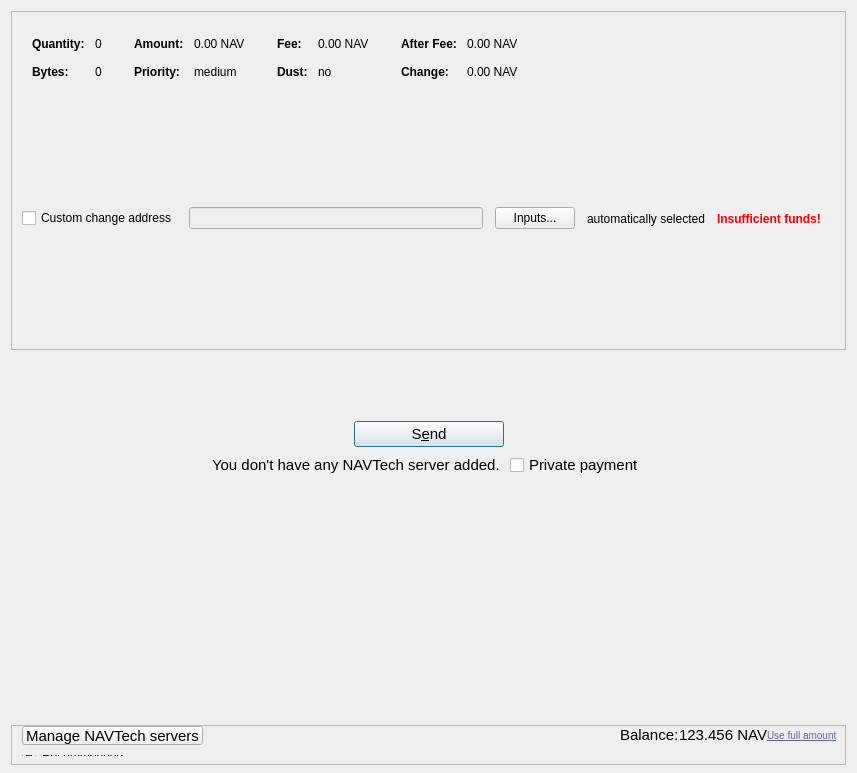
<?xml version="1.0" encoding="UTF-8"?>
<ui version="4.0">
 <class>SendCoinsDialog</class>
 <widget class="QDialog" name="SendCoinsDialog">
  <property name="geometry">
   <rect>
    <x>0</x>
    <y>0</y>
    <width>857</width>
    <height>773</height>
   </rect>
  </property>
  <property name="windowTitle">
   <string>Send Coins</string>
  </property>
  <property name="styleSheet">
   <string notr="true"/>
  </property>
  <layout class="QVBoxLayout" name="verticalLayout" stretch="0,0,0,0">
   <property name="bottomMargin">
    <number>8</number>
   </property>
   <item>
    <widget class="QFrame" name="frameCoinControl">
     <property name="sizePolicy">
      <sizepolicy hsizetype="Expanding" vsizetype="Expanding">
       <horstretch>0</horstretch>
       <verstretch>0</verstretch>
      </sizepolicy>
     </property>
     <property name="maximumSize">
      <size>
       <width>16777215</width>
       <height>16777215</height>
      </size>
     </property>
     <property name="frameShape">
      <enum>QFrame::StyledPanel</enum>
     </property>
     <property name="frameShadow">
      <enum>QFrame::Sunken</enum>
     </property>
     <layout class="QVBoxLayout" name="verticalLayoutCoinControl2">
      <property name="spacing">
       <number>0</number>
      </property>
      <property name="leftMargin">
       <number>0</number>
      </property>
      <property name="topMargin">
       <number>0</number>
      </property>
      <property name="rightMargin">
       <number>0</number>
      </property>
      <property name="bottomMargin">
       <number>6</number>
      </property>
      <item>
       <layout class="QVBoxLayout" name="verticalLayoutCoinControl" stretch="0,0,0">
        <property name="spacing">
         <number>0</number>
        </property>
        <property name="leftMargin">
         <number>10</number>
        </property>
        <property name="topMargin">
         <number>10</number>
        </property>
        <item>
         <layout class="QHBoxLayout" name="horizontalLayoutCoinControl2" stretch="0">
          <property name="spacing">
           <number>8</number>
          </property>
          <property name="bottomMargin">
           <number>10</number>
          </property>
          <item>
           <spacer name="horizontalSpacerCoinControl">
            <property name="orientation">
             <enum>Qt::Horizontal</enum>
            </property>
            <property name="sizeHint" stdset="0">
             <size>
              <width>40</width>
              <height>1</height>
             </size>
            </property>
           </spacer>
          </item>
         </layout>
        </item>
        <item>
         <widget class="QWidget" name="widgetCoinControl" native="true">
          <property name="sizePolicy">
           <sizepolicy hsizetype="Preferred" vsizetype="Preferred">
            <horstretch>0</horstretch>
            <verstretch>0</verstretch>
           </sizepolicy>
          </property>
          <property name="minimumSize">
           <size>
            <width>0</width>
            <height>0</height>
           </size>
          </property>
          <property name="styleSheet">
           <string notr="true"/>
          </property>
          <layout class="QHBoxLayout" name="horizontalLayoutCoinControl5">
           <property name="leftMargin">
            <number>0</number>
           </property>
           <property name="topMargin">
            <number>0</number>
           </property>
           <property name="rightMargin">
            <number>0</number>
           </property>
           <property name="bottomMargin">
            <number>0</number>
           </property>
           <item>
            <layout class="QHBoxLayout" name="horizontalLayoutCoinControl3" stretch="0,0,0,1">
             <property name="spacing">
              <number>20</number>
             </property>
             <property name="topMargin">
              <number>0</number>
             </property>
             <property name="bottomMargin">
              <number>10</number>
             </property>
             <item>
              <layout class="QFormLayout" name="formLayoutCoinControl1">
               <property name="horizontalSpacing">
                <number>10</number>
               </property>
               <property name="verticalSpacing">
                <number>14</number>
               </property>
               <property name="leftMargin">
                <number>10</number>
               </property>
               <property name="topMargin">
                <number>4</number>
               </property>
               <property name="rightMargin">
                <number>6</number>
               </property>
               <item row="0" column="0">
                <widget class="QLabel" name="labelCoinControlQuantityText">
                 <property name="font">
                  <font>
                   <weight>75</weight>
                   <bold>true</bold>
                  </font>
                 </property>
                 <property name="text">
                  <string>Quantity:</string>
                 </property>
                 <property name="margin">
                  <number>0</number>
                 </property>
                </widget>
               </item>
               <item row="0" column="1">
                <widget class="QLabel" name="labelCoinControlQuantity">
                 <property name="cursor">
                  <cursorShape>IBeamCursor</cursorShape>
                 </property>
                 <property name="contextMenuPolicy">
                  <enum>Qt::ActionsContextMenu</enum>
                 </property>
                 <property name="text">
                  <string notr="true">0</string>
                 </property>
                 <property name="margin">
                  <number>0</number>
                 </property>
                 <property name="textInteractionFlags">
                  <set>Qt::LinksAccessibleByMouse|Qt::TextSelectableByKeyboard|Qt::TextSelectableByMouse</set>
                 </property>
                </widget>
               </item>
               <item row="1" column="0">
                <widget class="QLabel" name="labelCoinControlBytesText">
                 <property name="font">
                  <font>
                   <weight>75</weight>
                   <bold>true</bold>
                  </font>
                 </property>
                 <property name="text">
                  <string>Bytes:</string>
                 </property>
                </widget>
               </item>
               <item row="1" column="1">
                <widget class="QLabel" name="labelCoinControlBytes">
                 <property name="cursor">
                  <cursorShape>IBeamCursor</cursorShape>
                 </property>
                 <property name="contextMenuPolicy">
                  <enum>Qt::ActionsContextMenu</enum>
                 </property>
                 <property name="text">
                  <string notr="true">0</string>
                 </property>
                 <property name="textInteractionFlags">
                  <set>Qt::LinksAccessibleByMouse|Qt::TextSelectableByKeyboard|Qt::TextSelectableByMouse</set>
                 </property>
                </widget>
               </item>
              </layout>
             </item>
             <item>
              <layout class="QFormLayout" name="formLayoutCoinControl2">
               <property name="horizontalSpacing">
                <number>10</number>
               </property>
               <property name="verticalSpacing">
                <number>14</number>
               </property>
               <property name="leftMargin">
                <number>6</number>
               </property>
               <property name="topMargin">
                <number>4</number>
               </property>
               <property name="rightMargin">
                <number>6</number>
               </property>
               <item row="0" column="0">
                <widget class="QLabel" name="labelCoinControlAmountText">
                 <property name="font">
                  <font>
                   <weight>75</weight>
                   <bold>true</bold>
                  </font>
                 </property>
                 <property name="text">
                  <string>Amount:</string>
                 </property>
                 <property name="margin">
                  <number>0</number>
                 </property>
                </widget>
               </item>
               <item row="0" column="1">
                <widget class="QLabel" name="labelCoinControlAmount">
                 <property name="cursor">
                  <cursorShape>IBeamCursor</cursorShape>
                 </property>
                 <property name="contextMenuPolicy">
                  <enum>Qt::ActionsContextMenu</enum>
                 </property>
                 <property name="text">
                  <string notr="true">0.00 NAV</string>
                 </property>
                 <property name="textInteractionFlags">
                  <set>Qt::LinksAccessibleByMouse|Qt::TextSelectableByKeyboard|Qt::TextSelectableByMouse</set>
                 </property>
                </widget>
               </item>
               <item row="1" column="0">
                <widget class="QLabel" name="labelCoinControlPriorityText">
                 <property name="font">
                  <font>
                   <weight>75</weight>
                   <bold>true</bold>
                  </font>
                 </property>
                 <property name="text">
                  <string>Priority:</string>
                 </property>
                </widget>
               </item>
               <item row="1" column="1">
                <widget class="QLabel" name="labelCoinControlPriority">
                 <property name="cursor">
                  <cursorShape>IBeamCursor</cursorShape>
                 </property>
                 <property name="contextMenuPolicy">
                  <enum>Qt::ActionsContextMenu</enum>
                 </property>
                 <property name="text">
                  <string notr="true">medium</string>
                 </property>
                 <property name="textInteractionFlags">
                  <set>Qt::LinksAccessibleByMouse|Qt::TextSelectableByKeyboard|Qt::TextSelectableByMouse</set>
                 </property>
                </widget>
               </item>
              </layout>
             </item>
             <item>
              <layout class="QFormLayout" name="formLayoutCoinControl3">
               <property name="horizontalSpacing">
                <number>10</number>
               </property>
               <property name="verticalSpacing">
                <number>14</number>
               </property>
               <property name="leftMargin">
                <number>6</number>
               </property>
               <property name="topMargin">
                <number>4</number>
               </property>
               <property name="rightMargin">
                <number>6</number>
               </property>
               <item row="0" column="0">
                <widget class="QLabel" name="labelCoinControlFeeText">
                 <property name="font">
                  <font>
                   <weight>75</weight>
                   <bold>true</bold>
                  </font>
                 </property>
                 <property name="text">
                  <string>Fee:</string>
                 </property>
                 <property name="margin">
                  <number>0</number>
                 </property>
                </widget>
               </item>
               <item row="0" column="1">
                <widget class="QLabel" name="labelCoinControlFee">
                 <property name="cursor">
                  <cursorShape>IBeamCursor</cursorShape>
                 </property>
                 <property name="contextMenuPolicy">
                  <enum>Qt::ActionsContextMenu</enum>
                 </property>
                 <property name="text">
                  <string notr="true">0.00 NAV</string>
                 </property>
                 <property name="textInteractionFlags">
                  <set>Qt::LinksAccessibleByMouse|Qt::TextSelectableByKeyboard|Qt::TextSelectableByMouse</set>
                 </property>
                </widget>
               </item>
               <item row="1" column="0">
                <widget class="QLabel" name="labelCoinControlLowOutputText">
                 <property name="font">
                  <font>
                   <weight>75</weight>
                   <bold>true</bold>
                  </font>
                 </property>
                 <property name="text">
                  <string>Dust:</string>
                 </property>
                </widget>
               </item>
               <item row="1" column="1">
                <widget class="QLabel" name="labelCoinControlLowOutput">
                 <property name="cursor">
                  <cursorShape>IBeamCursor</cursorShape>
                 </property>
                 <property name="contextMenuPolicy">
                  <enum>Qt::ActionsContextMenu</enum>
                 </property>
                 <property name="text">
                  <string notr="true">no</string>
                 </property>
                 <property name="textInteractionFlags">
                  <set>Qt::LinksAccessibleByMouse|Qt::TextSelectableByKeyboard|Qt::TextSelectableByMouse</set>
                 </property>
                </widget>
               </item>
              </layout>
             </item>
             <item>
              <layout class="QFormLayout" name="formLayoutCoinControl4">
               <property name="horizontalSpacing">
                <number>10</number>
               </property>
               <property name="verticalSpacing">
                <number>14</number>
               </property>
               <property name="leftMargin">
                <number>6</number>
               </property>
               <property name="topMargin">
                <number>4</number>
               </property>
               <property name="rightMargin">
                <number>6</number>
               </property>
               <item row="0" column="0">
                <widget class="QLabel" name="labelCoinControlAfterFeeText">
                 <property name="font">
                  <font>
                   <weight>75</weight>
                   <bold>true</bold>
                  </font>
                 </property>
                 <property name="text">
                  <string>After Fee:</string>
                 </property>
                 <property name="margin">
                  <number>0</number>
                 </property>
                </widget>
               </item>
               <item row="0" column="1">
                <widget class="QLabel" name="labelCoinControlAfterFee">
                 <property name="cursor">
                  <cursorShape>IBeamCursor</cursorShape>
                 </property>
                 <property name="contextMenuPolicy">
                  <enum>Qt::ActionsContextMenu</enum>
                 </property>
                 <property name="text">
                  <string notr="true">0.00 NAV</string>
                 </property>
                 <property name="textInteractionFlags">
                  <set>Qt::LinksAccessibleByMouse|Qt::TextSelectableByKeyboard|Qt::TextSelectableByMouse</set>
                 </property>
                </widget>
               </item>
               <item row="1" column="0">
                <widget class="QLabel" name="labelCoinControlChangeText">
                 <property name="font">
                  <font>
                   <weight>75</weight>
                   <bold>true</bold>
                  </font>
                 </property>
                 <property name="text">
                  <string>Change:</string>
                 </property>
                </widget>
               </item>
               <item row="1" column="1">
                <widget class="QLabel" name="labelCoinControlChange">
                 <property name="cursor">
                  <cursorShape>IBeamCursor</cursorShape>
                 </property>
                 <property name="contextMenuPolicy">
                  <enum>Qt::ActionsContextMenu</enum>
                 </property>
                 <property name="text">
                  <string notr="true">0.00 NAV</string>
                 </property>
                 <property name="textInteractionFlags">
                  <set>Qt::LinksAccessibleByMouse|Qt::TextSelectableByKeyboard|Qt::TextSelectableByMouse</set>
                 </property>
                </widget>
               </item>
              </layout>
             </item>
            </layout>
           </item>
          </layout>
         </widget>
        </item>
        <item>
         <layout class="QHBoxLayout" name="horizontalLayoutCoinControl4" stretch="0,0,0,0,0,0">
          <property name="spacing">
           <number>12</number>
          </property>
          <property name="sizeConstraint">
           <enum>QLayout::SetDefaultConstraint</enum>
          </property>
          <property name="topMargin">
           <number>5</number>
          </property>
          <property name="rightMargin">
           <number>5</number>
          </property>
          <item>
           <widget class="QCheckBox" name="checkBoxCoinControlChange">
            <property name="toolTip">
             <string>If this is activated, but the change address is empty or invalid, change will be sent to a newly generated address.</string>
            </property>
            <property name="text">
             <string>Custom change address</string>
            </property>
           </widget>
          </item>
          <item>
           <widget class="QValidatedLineEdit" name="lineEditCoinControlChange">
            <property name="enabled">
             <bool>false</bool>
            </property>
            <property name="sizePolicy">
             <sizepolicy hsizetype="Expanding" vsizetype="Fixed">
              <horstretch>0</horstretch>
              <verstretch>0</verstretch>
             </sizepolicy>
            </property>
           </widget>
          </item>
          <item>
           <widget class="QPushButton" name="pushButtonCoinControl">
            <property name="styleSheet">
             <string notr="true"/>
            </property>
            <property name="text">
             <string>Inputs...</string>
            </property>
            <property name="autoDefault">
             <bool>false</bool>
            </property>
           </widget>
          </item>
          <item>
           <widget class="QLabel" name="labelCoinControlAutomaticallySelected">
            <property name="text">
             <string>automatically selected</string>
            </property>
            <property name="margin">
             <number>5</number>
            </property>
           </widget>
          </item>
          <item>
           <widget class="QLabel" name="labelCoinControlInsuffFunds">
            <property name="font">
             <font>
              <weight>75</weight>
              <bold>true</bold>
             </font>
            </property>
            <property name="styleSheet">
             <string notr="true">color:red;font-weight:bold;</string>
            </property>
            <property name="text">
             <string>Insufficient funds!</string>
            </property>
            <property name="margin">
             <number>5</number>
            </property>
           </widget>
          </item>
          <item>
           <widget class="QLabel" name="labelCoinControlChangeLabel">
            <property name="sizePolicy">
             <sizepolicy hsizetype="Preferred" vsizetype="Expanding">
              <horstretch>0</horstretch>
              <verstretch>0</verstretch>
             </sizepolicy>
            </property>
            <property name="minimumSize">
             <size>
              <width>0</width>
              <height>0</height>
             </size>
            </property>
            <property name="text">
             <string/>
            </property>
            <property name="margin">
             <number>3</number>
            </property>
           </widget>
          </item>
         </layout>
        </item>
       </layout>
      </item>
     </layout>
    </widget>
   </item>
   <item>
    <spacer name="verticalSpacer">
     <property name="orientation">
      <enum>Qt::Vertical</enum>
     </property>
     <property name="sizeType">
      <enum>QSizePolicy::Minimum</enum>
     </property>
     <property name="sizeHint" stdset="0">
      <size>
       <width>20</width>
       <height>25</height>
      </size>
     </property>
    </spacer>
   </item>
   <item>
    <layout class="QVBoxLayout" name="verticalLayout_6">
     <item>
      <layout class="QHBoxLayout" name="horizontalLayout_10">
       <item>
        <spacer name="horizontalSpacer_12">
         <property name="orientation">
          <enum>Qt::Horizontal</enum>
         </property>
         <property name="sizeType">
          <enum>QSizePolicy::Maximum</enum>
         </property>
         <property name="sizeHint" stdset="0">
          <size>
           <width>60</width>
           <height>20</height>
          </size>
         </property>
        </spacer>
       </item>
       <item>
        <layout class="QVBoxLayout" name="entries">
         <property name="spacing">
          <number>6</number>
         </property>
        </layout>
       </item>
       <item>
        <spacer name="horizontalSpacer_13">
         <property name="orientation">
          <enum>Qt::Horizontal</enum>
         </property>
         <property name="sizeType">
          <enum>QSizePolicy::Maximum</enum>
         </property>
         <property name="sizeHint" stdset="0">
          <size>
           <width>60</width>
           <height>20</height>
          </size>
         </property>
        </spacer>
       </item>
      </layout>
     </item>
     <item>
      <layout class="QHBoxLayout" name="horizontalLayout_2">
       <property name="spacing">
        <number>3</number>
       </property>
       <item>
        <spacer name="horizontalSpacer">
         <property name="orientation">
          <enum>Qt::Horizontal</enum>
         </property>
         <property name="sizeHint" stdset="0">
          <size>
           <width>40</width>
           <height>20</height>
          </size>
         </property>
        </spacer>
       </item>
       <item>
        <spacer name="horizontalSpacer_11">
         <property name="orientation">
          <enum>Qt::Horizontal</enum>
         </property>
         <property name="sizeHint" stdset="0">
          <size>
           <width>40</width>
           <height>20</height>
          </size>
         </property>
        </spacer>
       </item>
      </layout>
     </item>
     <item>
      <layout class="QHBoxLayout" name="horizontalLayout_4">
       <item>
        <spacer name="horizontalSpacer_7">
         <property name="orientation">
          <enum>Qt::Horizontal</enum>
         </property>
         <property name="sizeHint" stdset="0">
          <size>
           <width>40</width>
           <height>20</height>
          </size>
         </property>
        </spacer>
       </item>
       <item>
        <widget class="QPushButton" name="sendButton">
         <property name="minimumSize">
          <size>
           <width>150</width>
           <height>0</height>
          </size>
         </property>
         <property name="font">
          <font>
           <pointsize>11</pointsize>
          </font>
         </property>
         <property name="toolTip">
          <string>Confirm the send action</string>
         </property>
         <property name="styleSheet">
          <string notr="true"/>
         </property>
         <property name="text">
          <string>S&amp;end</string>
         </property>
         <property name="icon">
          <iconset resource="../swisscoinclassic.qrc">
           <normaloff>:/icons/send</normaloff>:/icons/send</iconset>
         </property>
         <property name="autoDefault">
          <bool>false</bool>
         </property>
         <property name="default">
          <bool>true</bool>
         </property>
        </widget>
       </item>
       <item>
        <spacer name="horizontalSpacer_10">
         <property name="orientation">
          <enum>Qt::Horizontal</enum>
         </property>
         <property name="sizeHint" stdset="0">
          <size>
           <width>40</width>
           <height>20</height>
          </size>
         </property>
        </spacer>
       </item>
      </layout>
     </item>
     <item>
      <layout class="QHBoxLayout" name="horizontalLayout_8">
       <item>
        <spacer name="horizontalSpacer_8">
         <property name="orientation">
          <enum>Qt::Horizontal</enum>
         </property>
         <property name="sizeHint" stdset="0">
          <size>
           <width>40</width>
           <height>20</height>
          </size>
         </property>
        </spacer>
       </item>
       <item>
        <widget class="QLabel" name="noNavtechLabel">
         <property name="font">
          <font>
           <pointsize>11</pointsize>
          </font>
         </property>
         <property name="styleSheet">
          <string notr="true"/>
         </property>
         <property name="text">
          <string>You don't have any NAVTech server added. </string>
         </property>
        </widget>
       </item>
       <item>
        <widget class="QCheckBox" name="anonsendCheckbox">
         <property name="font">
          <font>
           <pointsize>11</pointsize>
          </font>
         </property>
         <property name="text">
          <string>Private payment</string>
         </property>
         <property name="checked">
          <bool>false</bool>
         </property>
        </widget>
       </item>
       <item>
        <spacer name="horizontalSpacer_9">
         <property name="orientation">
          <enum>Qt::Horizontal</enum>
         </property>
         <property name="sizeHint" stdset="0">
          <size>
           <width>40</width>
           <height>20</height>
          </size>
         </property>
        </spacer>
       </item>
      </layout>
     </item>
     <item>
      <layout class="QHBoxLayout" name="horizontalLayout_3">
       <item>
        <spacer name="horizontalSpacer_15">
         <property name="orientation">
          <enum>Qt::Horizontal</enum>
         </property>
         <property name="sizeHint" stdset="0">
          <size>
           <width>40</width>
           <height>20</height>
          </size>
         </property>
        </spacer>
       </item>
       <item>
        <spacer name="horizontalSpacer_14">
         <property name="orientation">
          <enum>Qt::Horizontal</enum>
         </property>
         <property name="sizeHint" stdset="0">
          <size>
           <width>40</width>
           <height>20</height>
          </size>
         </property>
        </spacer>
       </item>
      </layout>
     </item>
     <item>
      <spacer name="verticalSpacer_8">
       <property name="orientation">
        <enum>Qt::Vertical</enum>
       </property>
       <property name="sizeType">
        <enum>QSizePolicy::MinimumExpanding</enum>
       </property>
       <property name="sizeHint" stdset="0">
        <size>
         <width>20</width>
         <height>10</height>
        </size>
       </property>
      </spacer>
     </item>
     <item>
      <layout class="QHBoxLayout" name="horizontalLayout"/>
     </item>
    </layout>
   </item>
   <item>
    <widget class="QFrame" name="frameFee">
     <property name="sizePolicy">
      <sizepolicy hsizetype="Expanding" vsizetype="Maximum">
       <horstretch>0</horstretch>
       <verstretch>0</verstretch>
      </sizepolicy>
     </property>
     <property name="maximumSize">
      <size>
       <width>16777215</width>
       <height>40</height>
      </size>
     </property>
     <property name="frameShape">
      <enum>QFrame::StyledPanel</enum>
     </property>
     <property name="frameShadow">
      <enum>QFrame::Sunken</enum>
     </property>
     <layout class="QVBoxLayout" name="verticalLayoutFee1">
      <property name="spacing">
       <number>0</number>
      </property>
      <property name="leftMargin">
       <number>0</number>
      </property>
      <property name="topMargin">
       <number>0</number>
      </property>
      <property name="rightMargin">
       <number>0</number>
      </property>
      <property name="bottomMargin">
       <number>0</number>
      </property>
      <item>
       <layout class="QVBoxLayout" name="verticalLayoutFee2" stretch="0,0,0">
        <property name="spacing">
         <number>0</number>
        </property>
        <property name="leftMargin">
         <number>10</number>
        </property>
        <property name="topMargin">
         <number>0</number>
        </property>
        <item>
         <layout class="QHBoxLayout" name="horizontalLayoutFee1">
          <property name="rightMargin">
           <number>7</number>
          </property>
          <property name="bottomMargin">
           <number>0</number>
          </property>
          <item>
           <widget class="QPushButton" name="noNavtechButton">
            <property name="font">
             <font>
              <pointsize>11</pointsize>
             </font>
            </property>
            <property name="text">
             <string>Manage NAVTech servers</string>
            </property>
           </widget>
          </item>
          <item>
           <spacer name="horizontalSpacer_4">
            <property name="orientation">
             <enum>Qt::Horizontal</enum>
            </property>
            <property name="sizeHint" stdset="0">
             <size>
              <width>40</width>
              <height>20</height>
             </size>
            </property>
           </spacer>
          </item>
          <item>
           <widget class="QLabel" name="label">
            <property name="sizePolicy">
             <sizepolicy hsizetype="Preferred" vsizetype="Fixed">
              <horstretch>0</horstretch>
              <verstretch>0</verstretch>
             </sizepolicy>
            </property>
            <property name="font">
             <font>
              <pointsize>11</pointsize>
             </font>
            </property>
            <property name="text">
             <string>Balance:</string>
            </property>
           </widget>
          </item>
          <item>
           <widget class="QLabel" name="labelBalance">
            <property name="sizePolicy">
             <sizepolicy hsizetype="Preferred" vsizetype="Fixed">
              <horstretch>0</horstretch>
              <verstretch>0</verstretch>
             </sizepolicy>
            </property>
            <property name="font">
             <font>
              <pointsize>11</pointsize>
             </font>
            </property>
            <property name="cursor">
             <cursorShape>IBeamCursor</cursorShape>
            </property>
            <property name="text">
             <string notr="true">123.456 NAV</string>
            </property>
            <property name="textInteractionFlags">
             <set>Qt::LinksAccessibleByMouse|Qt::TextSelectableByKeyboard|Qt::TextSelectableByMouse</set>
            </property>
           </widget>
          </item>
          <item>
           <widget class="QPushButton" name="fullAmountBtn">
            <property name="cursor">
             <cursorShape>PointingHandCursor</cursorShape>
            </property>
            <property name="styleSheet">
             <string notr="true">border:0;background-color:none;text-align:left;margin: 0px; text-transform: none; color: #616998; font-size: 10px; font-weight: none; text-decoration:underline; </string>
            </property>
            <property name="text">
             <string>Use full amount</string>
            </property>
           </widget>
          </item>
          <item>
           <layout class="QVBoxLayout" name="verticalLayoutFee7">
            <property name="spacing">
             <number>0</number>
            </property>
            <item>
             <spacer name="verticalSpacerSmartFee">
              <property name="orientation">
               <enum>Qt::Vertical</enum>
              </property>
              <property name="sizeType">
               <enum>QSizePolicy::Fixed</enum>
              </property>
              <property name="sizeHint" stdset="0">
               <size>
                <width>1</width>
                <height>4</height>
               </size>
              </property>
             </spacer>
            </item>
            <item>
             <spacer name="verticalSpacer_5">
              <property name="orientation">
               <enum>Qt::Vertical</enum>
              </property>
              <property name="sizeHint" stdset="0">
               <size>
                <width>1</width>
                <height>1</height>
               </size>
              </property>
             </spacer>
            </item>
           </layout>
          </item>
         </layout>
        </item>
        <item>
         <widget class="QFrame" name="frameFeeSelection">
          <layout class="QVBoxLayout" name="verticalLayoutFee12">
           <property name="spacing">
            <number>0</number>
           </property>
           <property name="leftMargin">
            <number>0</number>
           </property>
           <property name="topMargin">
            <number>0</number>
           </property>
           <property name="rightMargin">
            <number>0</number>
           </property>
           <property name="bottomMargin">
            <number>0</number>
           </property>
           <item>
            <layout class="QGridLayout" name="gridLayoutFee">
             <property name="topMargin">
              <number>10</number>
             </property>
             <property name="bottomMargin">
              <number>4</number>
             </property>
             <property name="horizontalSpacing">
              <number>10</number>
             </property>
             <property name="verticalSpacing">
              <number>4</number>
             </property>
             <item row="0" column="0">
              <layout class="QVBoxLayout" name="verticalLayoutFee4" stretch="0,1">
               <item>
                <widget class="QRadioButton" name="radioSmartFee">
                 <property name="text">
                  <string>Recommended:</string>
                 </property>
                 <property name="checked">
                  <bool>true</bool>
                 </property>
                 <attribute name="buttonGroup">
                  <string notr="true">groupFee</string>
                 </attribute>
                </widget>
               </item>
               <item>
                <spacer name="verticalSpacer_2">
                 <property name="orientation">
                  <enum>Qt::Vertical</enum>
                 </property>
                 <property name="sizeHint" stdset="0">
                  <size>
                   <width>1</width>
                   <height>1</height>
                  </size>
                 </property>
                </spacer>
               </item>
              </layout>
             </item>
             <item row="1" column="1">
              <layout class="QVBoxLayout" name="verticalLayoutFee8">
               <property name="spacing">
                <number>6</number>
               </property>
               <item>
                <layout class="QHBoxLayout" name="horizontalLayoutFee13">
                 <item>
                  <widget class="QRadioButton" name="radioCustomPerKilobyte">
                   <property name="toolTip">
                    <string>If the custom fee is set to 1000 satoshis and the transaction is only 250 bytes, then &quot;per kilobyte&quot; only pays 250 satoshis in fee, while &quot;total at least&quot; pays 1000 satoshis. For transactions bigger than a kilobyte both pay by kilobyte.</string>
                   </property>
                   <property name="text">
                    <string>per kilobyte</string>
                   </property>
                   <property name="checked">
                    <bool>true</bool>
                   </property>
                   <attribute name="buttonGroup">
                    <string notr="true">groupCustomFee</string>
                   </attribute>
                  </widget>
                 </item>
                 <item>
                  <widget class="QRadioButton" name="radioCustomAtLeast">
                   <property name="toolTip">
                    <string>If the custom fee is set to 1000 satoshis and the transaction is only 250 bytes, then &quot;per kilobyte&quot; only pays 250 satoshis in fee, while &quot;total at least&quot; pays 1000 satoshis. For transactions bigger than a kilobyte both pay by kilobyte.</string>
                   </property>
                   <property name="text">
                    <string>total at least</string>
                   </property>
                   <attribute name="buttonGroup">
                    <string notr="true">groupCustomFee</string>
                   </attribute>
                  </widget>
                 </item>
                 <item>
                  <widget class="SwissCoinClassicAmountField" name="customFee"/>
                 </item>
                 <item>
                  <spacer name="horizontalSpacer_6">
                   <property name="orientation">
                    <enum>Qt::Horizontal</enum>
                   </property>
                   <property name="sizeHint" stdset="0">
                    <size>
                     <width>1</width>
                     <height>1</height>
                    </size>
                   </property>
                  </spacer>
                 </item>
                </layout>
               </item>
               <item>
                <layout class="QHBoxLayout" name="horizontalLayoutFee8">
                 <item>
                  <widget class="QCheckBox" name="checkBoxMinimumFee">
                   <property name="toolTip">
                    <string>Paying only the minimum fee is just fine as long as there is less transaction volume than space in the blocks. But be aware that this can end up in a never confirming transaction once there is more demand for swisscoinclassic transactions than the network can process.</string>
                   </property>
                   <property name="text">
                    <string/>
                   </property>
                  </widget>
                 </item>
                 <item>
                  <widget class="QLabel" name="labelMinFeeWarning">
                   <property name="enabled">
                    <bool>true</bool>
                   </property>
                   <property name="toolTip">
                    <string>Paying only the minimum fee is just fine as long as there is less transaction volume than space in the blocks. But be aware that this can end up in a never confirming transaction once there is more demand for swisscoinclassic transactions than the network can process.</string>
                   </property>
                   <property name="text">
                    <string>(read the tooltip)</string>
                   </property>
                   <property name="margin">
                    <number>5</number>
                   </property>
                  </widget>
                 </item>
                 <item>
                  <spacer name="horizontalSpacer_2">
                   <property name="orientation">
                    <enum>Qt::Horizontal</enum>
                   </property>
                   <property name="sizeHint" stdset="0">
                    <size>
                     <width>1</width>
                     <height>1</height>
                    </size>
                   </property>
                  </spacer>
                 </item>
                </layout>
               </item>
              </layout>
             </item>
             <item row="0" column="1">
              <layout class="QVBoxLayout" name="verticalLayoutFee3" stretch="0,0,1">
               <property name="spacing">
                <number>6</number>
               </property>
               <property name="topMargin">
                <number>2</number>
               </property>
               <item>
                <layout class="QHBoxLayout" name="horizontalLayoutFee12">
                 <item>
                  <widget class="QLabel" name="labelSmartFee">
                   <property name="text">
                    <string/>
                   </property>
                   <property name="margin">
                    <number>2</number>
                   </property>
                  </widget>
                 </item>
                 <item>
                  <widget class="QLabel" name="labelFeeEstimation">
                   <property name="text">
                    <string/>
                   </property>
                  </widget>
                 </item>
                 <item>
                  <widget class="QLabel" name="labelSmartFee2">
                   <property name="text">
                    <string>(Smart fee not initialized yet. This usually takes a few blocks...)</string>
                   </property>
                   <property name="margin">
                    <number>2</number>
                   </property>
                  </widget>
                 </item>
                 <item>
                  <spacer name="horizontalSpacer_5">
                   <property name="orientation">
                    <enum>Qt::Horizontal</enum>
                   </property>
                   <property name="sizeHint" stdset="0">
                    <size>
                     <width>1</width>
                     <height>1</height>
                    </size>
                   </property>
                  </spacer>
                 </item>
                </layout>
               </item>
               <item>
                <layout class="QHBoxLayout" name="horizontalLayoutFee9">
                 <item>
                  <layout class="QVBoxLayout" name="verticalLayoutFee6">
                   <item>
                    <widget class="QLabel" name="labelSmartFee3">
                     <property name="text">
                      <string>Confirmation time:</string>
                     </property>
                     <property name="margin">
                      <number>2</number>
                     </property>
                    </widget>
                   </item>
                   <item>
                    <spacer name="verticalSpacer_3">
                     <property name="orientation">
                      <enum>Qt::Vertical</enum>
                     </property>
                     <property name="sizeHint" stdset="0">
                      <size>
                       <width>1</width>
                       <height>1</height>
                      </size>
                     </property>
                    </spacer>
                   </item>
                  </layout>
                 </item>
                 <item>
                  <layout class="QVBoxLayout" name="verticalLayoutFee5">
                   <property name="rightMargin">
                    <number>30</number>
                   </property>
                   <item>
                    <widget class="QSlider" name="sliderSmartFee">
                     <property name="minimum">
                      <number>0</number>
                     </property>
                     <property name="maximum">
                      <number>24</number>
                     </property>
                     <property name="pageStep">
                      <number>1</number>
                     </property>
                     <property name="value">
                      <number>0</number>
                     </property>
                     <property name="orientation">
                      <enum>Qt::Horizontal</enum>
                     </property>
                     <property name="invertedAppearance">
                      <bool>false</bool>
                     </property>
                     <property name="invertedControls">
                      <bool>false</bool>
                     </property>
                     <property name="tickPosition">
                      <enum>QSlider::NoTicks</enum>
                     </property>
                    </widget>
                   </item>
                   <item>
                    <layout class="QHBoxLayout" name="horizontalLayoutFee10">
                     <item>
                      <widget class="QLabel" name="labelSmartFeeNormal">
                       <property name="text">
                        <string>normal</string>
                       </property>
                      </widget>
                     </item>
                     <item>
                      <spacer name="horizontalSpacer_3">
                       <property name="orientation">
                        <enum>Qt::Horizontal</enum>
                       </property>
                       <property name="sizeHint" stdset="0">
                        <size>
                         <width>40</width>
                         <height>20</height>
                        </size>
                       </property>
                      </spacer>
                     </item>
                     <item>
                      <widget class="QLabel" name="labelSmartFeeFast">
                       <property name="text">
                        <string>fast</string>
                       </property>
                      </widget>
                     </item>
                    </layout>
                   </item>
                  </layout>
                 </item>
                </layout>
               </item>
               <item>
                <spacer name="verticalSpacer_4">
                 <property name="orientation">
                  <enum>Qt::Vertical</enum>
                 </property>
                 <property name="sizeHint" stdset="0">
                  <size>
                   <width>1</width>
                   <height>1</height>
                  </size>
                 </property>
                </spacer>
               </item>
              </layout>
             </item>
             <item row="1" column="0">
              <layout class="QVBoxLayout" name="verticalLayoutFee9" stretch="0,1">
               <item>
                <widget class="QRadioButton" name="radioCustomFee">
                 <property name="text">
                  <string>Custom:</string>
                 </property>
                 <attribute name="buttonGroup">
                  <string notr="true">groupFee</string>
                 </attribute>
                </widget>
               </item>
               <item>
                <spacer name="verticalSpacer_6">
                 <property name="orientation">
                  <enum>Qt::Vertical</enum>
                 </property>
                 <property name="sizeHint" stdset="0">
                  <size>
                   <width>1</width>
                   <height>1</height>
                  </size>
                 </property>
                </spacer>
               </item>
              </layout>
             </item>
            </layout>
           </item>
          </layout>
         </widget>
        </item>
        <item>
         <spacer name="verticalSpacerFee">
          <property name="orientation">
           <enum>Qt::Vertical</enum>
          </property>
          <property name="sizeHint" stdset="0">
           <size>
            <width>800</width>
            <height>1</height>
           </size>
          </property>
         </spacer>
        </item>
       </layout>
      </item>
     </layout>
    </widget>
   </item>
  </layout>
 </widget>
 <customwidgets>
  <customwidget>
   <class>QValidatedLineEdit</class>
   <extends>QLineEdit</extends>
   <header>qvalidatedlineedit.h</header>
  </customwidget>
  <customwidget>
   <class>SwissCoinClassicAmountField</class>
   <extends>QLineEdit</extends>
   <header>swisscoinclassicamountfield.h</header>
   <container>1</container>
  </customwidget>
 </customwidgets>
 <resources>
  <include location="../swisscoinclassic.qrc"/>
 </resources>
 <connections/>
 <buttongroups>
  <buttongroup name="groupCustomFee"/>
  <buttongroup name="groupFee"/>
 </buttongroups>
</ui>
